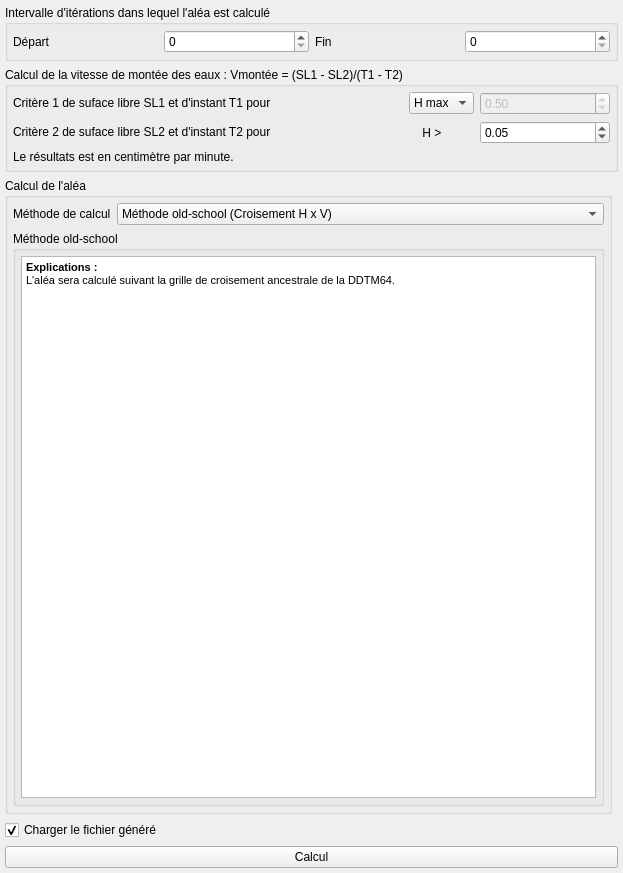
<?xml version="1.0" encoding="UTF-8"?>
<ui version="4.0">
 <class>Export_Alea</class>
 <widget class="QWidget" name="Export_Alea">
  <property name="geometry">
   <rect>
    <x>0</x>
    <y>0</y>
    <width>623</width>
    <height>873</height>
   </rect>
  </property>
  <property name="windowTitle">
   <string>Form</string>
  </property>
  <layout class="QGridLayout" name="gridLayout">
   <property name="leftMargin">
    <number>5</number>
   </property>
   <property name="topMargin">
    <number>5</number>
   </property>
   <property name="rightMargin">
    <number>5</number>
   </property>
   <property name="bottomMargin">
    <number>5</number>
   </property>
   <item row="5" column="0" colspan="2">
    <widget class="QPushButton" name="pushButton_alea_compute">
     <property name="text">
      <string>Calcul</string>
     </property>
     <property name="icon">
      <iconset>
       <normaloff>:/plugins/PostTelemac/icons/Play_48x48.png</normaloff>:/plugins/PostTelemac/icons/Play_48x48.png</iconset>
     </property>
    </widget>
   </item>
   <item row="4" column="0">
    <widget class="QCheckBox" name="checkBox_alea_loadSLF">
     <property name="enabled">
      <bool>true</bool>
     </property>
     <property name="text">
      <string>Charger le fichier généré</string>
     </property>
     <property name="checked">
      <bool>true</bool>
     </property>
    </widget>
   </item>
   <item row="1" column="0" colspan="2">
    <widget class="QGroupBox" name="groupBox_Vmontee">
     <property name="sizePolicy">
      <sizepolicy hsizetype="Preferred" vsizetype="Fixed">
       <horstretch>0</horstretch>
       <verstretch>0</verstretch>
      </sizepolicy>
     </property>
     <property name="title">
      <string>Calcul de la vitesse de montée des eaux : Vmontée = (SL1 - SL2)/(T1 - T2)</string>
     </property>
     <layout class="QGridLayout" name="gridLayout_2" columnstretch="3,0,1">
      <property name="leftMargin">
       <number>5</number>
      </property>
      <property name="topMargin">
       <number>5</number>
      </property>
      <property name="rightMargin">
       <number>5</number>
      </property>
      <property name="bottomMargin">
       <number>5</number>
      </property>
      <item row="1" column="1">
       <widget class="QLabel" name="label_3">
        <property name="text">
         <string>    H &gt; </string>
        </property>
        <property name="margin">
         <number>5</number>
        </property>
       </widget>
      </item>
      <item row="1" column="2">
       <widget class="QDoubleSpinBox" name="doubleSpinBox_alea_H2">
        <property name="value">
         <double>0.050000000000000</double>
        </property>
       </widget>
      </item>
      <item row="0" column="1">
       <widget class="QComboBox" name="comboBox_alea_Vmontee">
        <item>
         <property name="text">
          <string>H max</string>
         </property>
        </item>
        <item>
         <property name="text">
          <string>H &gt;</string>
         </property>
        </item>
       </widget>
      </item>
      <item row="0" column="0">
       <widget class="QLabel" name="label">
        <property name="sizePolicy">
         <sizepolicy hsizetype="Preferred" vsizetype="Fixed">
          <horstretch>0</horstretch>
          <verstretch>0</verstretch>
         </sizepolicy>
        </property>
        <property name="minimumSize">
         <size>
          <width>0</width>
          <height>20</height>
         </size>
        </property>
        <property name="text">
         <string>Critère 1 de suface libre SL1 et d'instant T1 pour</string>
        </property>
       </widget>
      </item>
      <item row="0" column="2">
       <widget class="QDoubleSpinBox" name="doubleSpinBox_alea_H1">
        <property name="enabled">
         <bool>false</bool>
        </property>
        <property name="value">
         <double>0.500000000000000</double>
        </property>
       </widget>
      </item>
      <item row="1" column="0">
       <widget class="QLabel" name="label_2">
        <property name="sizePolicy">
         <sizepolicy hsizetype="Preferred" vsizetype="Fixed">
          <horstretch>0</horstretch>
          <verstretch>0</verstretch>
         </sizepolicy>
        </property>
        <property name="minimumSize">
         <size>
          <width>0</width>
          <height>20</height>
         </size>
        </property>
        <property name="text">
         <string>Critère 2 de suface libre SL2 et d'instant T2 pour</string>
        </property>
       </widget>
      </item>
      <item row="2" column="0">
       <widget class="QLabel" name="label_6">
        <property name="text">
         <string>Le résultats est en centimètre par minute.</string>
        </property>
       </widget>
      </item>
     </layout>
    </widget>
   </item>
   <item row="0" column="0" colspan="2">
    <widget class="QGroupBox" name="groupBox_6">
     <property name="sizePolicy">
      <sizepolicy hsizetype="Preferred" vsizetype="Fixed">
       <horstretch>0</horstretch>
       <verstretch>0</verstretch>
      </sizepolicy>
     </property>
     <property name="title">
      <string>Intervalle d'itérations dans lequel l'aléa est calculé</string>
     </property>
     <layout class="QHBoxLayout" name="horizontalLayout_10">
      <property name="leftMargin">
       <number>5</number>
      </property>
      <property name="topMargin">
       <number>5</number>
      </property>
      <property name="rightMargin">
       <number>5</number>
      </property>
      <property name="bottomMargin">
       <number>5</number>
      </property>
      <item>
       <widget class="QLabel" name="label_34">
        <property name="text">
         <string>Départ</string>
        </property>
       </widget>
      </item>
      <item>
       <widget class="QSpinBox" name="spinBox_alea_start"/>
      </item>
      <item>
       <widget class="QLabel" name="label_35">
        <property name="sizePolicy">
         <sizepolicy hsizetype="Preferred" vsizetype="Minimum">
          <horstretch>0</horstretch>
          <verstretch>0</verstretch>
         </sizepolicy>
        </property>
        <property name="text">
         <string>Fin</string>
        </property>
       </widget>
      </item>
      <item>
       <widget class="QSpinBox" name="spinBox_alea_end"/>
      </item>
     </layout>
    </widget>
   </item>
   <item row="2" column="0">
    <widget class="QGroupBox" name="gridGroupBox">
     <property name="title">
      <string>Calcul de l'aléa</string>
     </property>
     <layout class="QGridLayout" name="gridLayout_3">
      <property name="leftMargin">
       <number>5</number>
      </property>
      <property name="topMargin">
       <number>5</number>
      </property>
      <property name="rightMargin">
       <number>5</number>
      </property>
      <property name="bottomMargin">
       <number>5</number>
      </property>
      <item row="0" column="1">
       <widget class="QComboBox" name="comboBox_alea_calcul">
        <property name="sizePolicy">
         <sizepolicy hsizetype="MinimumExpanding" vsizetype="Fixed">
          <horstretch>0</horstretch>
          <verstretch>0</verstretch>
         </sizepolicy>
        </property>
        <item>
         <property name="text">
          <string>Méthode old-school (Croisement H x V)</string>
         </property>
        </item>
        <item>
         <property name="text">
          <string>Méthode pour les PPRI version décret 2019</string>
         </property>
        </item>
       </widget>
      </item>
      <item row="0" column="0">
       <widget class="QLabel" name="label_4">
        <property name="text">
         <string>Méthode de calcul</string>
        </property>
       </widget>
      </item>
      <item row="1" column="0" colspan="2">
       <layout class="QGridLayout" name="gridLayout_5">
        <item row="0" column="0">
         <widget class="QStackedWidget" name="stackedWidget">
          <property name="currentIndex">
           <number>0</number>
          </property>
          <widget class="QWidget" name="page">
           <layout class="QGridLayout" name="gridLayout_6">
            <property name="leftMargin">
             <number>0</number>
            </property>
            <property name="topMargin">
             <number>0</number>
            </property>
            <property name="rightMargin">
             <number>0</number>
            </property>
            <property name="bottomMargin">
             <number>0</number>
            </property>
            <item row="0" column="0">
             <widget class="QGroupBox" name="verticalGroupBox">
              <property name="sizePolicy">
               <sizepolicy hsizetype="MinimumExpanding" vsizetype="MinimumExpanding">
                <horstretch>0</horstretch>
                <verstretch>0</verstretch>
               </sizepolicy>
              </property>
              <property name="title">
               <string>Méthode old-school</string>
              </property>
              <layout class="QVBoxLayout" name="verticalLayout">
               <property name="leftMargin">
                <number>5</number>
               </property>
               <property name="topMargin">
                <number>5</number>
               </property>
               <property name="rightMargin">
                <number>5</number>
               </property>
               <property name="bottomMargin">
                <number>5</number>
               </property>
               <item>
                <widget class="QTextBrowser" name="textBrowser">
                 <property name="sizePolicy">
                  <sizepolicy hsizetype="Minimum" vsizetype="Minimum">
                   <horstretch>0</horstretch>
                   <verstretch>0</verstretch>
                  </sizepolicy>
                 </property>
                 <property name="html">
                  <string>&lt;!DOCTYPE HTML PUBLIC &quot;-//W3C//DTD HTML 4.0//EN&quot; &quot;http://www.w3.org/TR/REC-html40/strict.dtd&quot;&gt;
&lt;html&gt;&lt;head&gt;&lt;meta name=&quot;qrichtext&quot; content=&quot;1&quot; /&gt;&lt;style type=&quot;text/css&quot;&gt;
p, li { white-space: pre-wrap; }
&lt;/style&gt;&lt;/head&gt;&lt;body style=&quot; font-family:'MS Shell Dlg 2'; font-size:8.25pt; font-weight:400; font-style:normal;&quot;&gt;
&lt;p style=&quot; margin-top:0px; margin-bottom:0px; margin-left:0px; margin-right:0px; -qt-block-indent:0; text-indent:0px;&quot;&gt;&lt;span style=&quot; font-weight:600;&quot;&gt;Explications :&lt;/span&gt;&lt;/p&gt;
&lt;p style=&quot; margin-top:0px; margin-bottom:0px; margin-left:0px; margin-right:0px; -qt-block-indent:0; text-indent:0px;&quot;&gt;L'aléa sera calculé suivant la grille de croisement ancestrale de la DDTM64.&lt;/p&gt;
&lt;p style=&quot; margin-top:0px; margin-bottom:0px; margin-left:0px; margin-right:0px; -qt-block-indent:0; text-indent:0px;&quot;&gt;&lt;img src=&quot;:/plugins/PostTelemac/icons/tools/Grille_alea.jpg&quot; /&gt;&lt;/p&gt;&lt;/body&gt;&lt;/html&gt;</string>
                 </property>
                </widget>
               </item>
              </layout>
             </widget>
            </item>
           </layout>
          </widget>
          <widget class="QWidget" name="page_2">
           <layout class="QGridLayout" name="gridLayout_7">
            <property name="leftMargin">
             <number>0</number>
            </property>
            <property name="topMargin">
             <number>0</number>
            </property>
            <property name="rightMargin">
             <number>0</number>
            </property>
            <property name="bottomMargin">
             <number>0</number>
            </property>
            <property name="horizontalSpacing">
             <number>0</number>
            </property>
            <item row="0" column="0">
             <widget class="QGroupBox" name="gridGroupBox">
              <property name="title">
               <string>Méthode pour PPRI version décret 2019</string>
              </property>
              <layout class="QGridLayout" name="gridLayout_4" rowstretch="0,0">
               <property name="leftMargin">
                <number>5</number>
               </property>
               <property name="topMargin">
                <number>5</number>
               </property>
               <property name="rightMargin">
                <number>5</number>
               </property>
               <property name="bottomMargin">
                <number>5</number>
               </property>
               <item row="0" column="0">
                <widget class="QLabel" name="label_5">
                 <property name="sizePolicy">
                  <sizepolicy hsizetype="Minimum" vsizetype="Minimum">
                   <horstretch>0</horstretch>
                   <verstretch>0</verstretch>
                  </sizepolicy>
                 </property>
                 <property name="text">
                  <string>Classe dynamique</string>
                 </property>
                </widget>
               </item>
               <item row="1" column="0" colspan="2">
                <widget class="QTextBrowser" name="textBrowser_2">
                 <property name="sizePolicy">
                  <sizepolicy hsizetype="Preferred" vsizetype="Preferred">
                   <horstretch>0</horstretch>
                   <verstretch>0</verstretch>
                  </sizepolicy>
                 </property>
                 <property name="html">
                  <string>&lt;!DOCTYPE HTML PUBLIC &quot;-//W3C//DTD HTML 4.0//EN&quot; &quot;http://www.w3.org/TR/REC-html40/strict.dtd&quot;&gt;
&lt;html&gt;&lt;head&gt;&lt;meta name=&quot;qrichtext&quot; content=&quot;1&quot; /&gt;&lt;style type=&quot;text/css&quot;&gt;
p, li { white-space: pre-wrap; }
&lt;/style&gt;&lt;/head&gt;&lt;body style=&quot; font-family:'MS Shell Dlg 2'; font-size:8.25pt; font-weight:400; font-style:normal;&quot;&gt;
&lt;p style=&quot; margin-top:0px; margin-bottom:0px; margin-left:0px; margin-right:0px; -qt-block-indent:0; text-indent:0px;&quot;&gt;Poul'instantpasfaitparcequ'onsaitpascommentfaireça&lt;/p&gt;&lt;/body&gt;&lt;/html&gt;</string>
                 </property>
                </widget>
               </item>
               <item row="0" column="1">
                <widget class="QLineEdit" name="lineEdit_classe_dyna">
                 <property name="sizePolicy">
                  <sizepolicy hsizetype="Expanding" vsizetype="Fixed">
                   <horstretch>0</horstretch>
                   <verstretch>0</verstretch>
                  </sizepolicy>
                 </property>
                 <property name="minimumSize">
                  <size>
                   <width>0</width>
                   <height>25</height>
                  </size>
                 </property>
                 <property name="text">
                  <string>classe1, classe2, classe3, c'estbeau</string>
                 </property>
                </widget>
               </item>
              </layout>
             </widget>
            </item>
           </layout>
          </widget>
         </widget>
        </item>
       </layout>
      </item>
     </layout>
    </widget>
   </item>
  </layout>
 </widget>
 <resources/>
 <connections/>
</ui>
